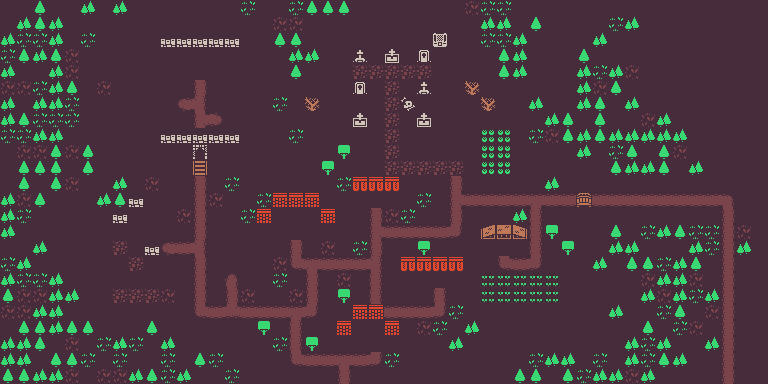

This game map was drawn from its Tiled (.tmx) file and the tilesets committed beside it. A one-line description and the trimmed map source follow:
An orthogonal 48x24 tile map with 16x16 px tiles, 4 tile layers (Ground, lootbox, GroundDeco, Overlay), 1 hidden layer not drawn and 2 objects.

<map version="1.10" tiledversion="1.11.2" orientation="orthogonal" renderorder="right-down" width="48" height="24" tilewidth="16" tileheight="16" infinite="0" nextlayerid="8" nextobjectid="6">
 <tileset firstgid="1" source="tileset_colored.tsx" />
 <layer id="5" name="Ground" width="48" height="24" locked="1">
  <data>[1152 cells, 1152 non-empty, 1 distinct tile ids]</data>
 </layer>
 <objectgroup id="6" name="portal" locked="1">
  <object id="3" x="337.573" y="368.78" width="12.7353" height="12.7765">
   <properties>
    <property name="portalName" value="01" />
    <property name="targetMap" value="02" />
    <property name="targetPortalName" value="01" />
   </properties>
  </object>
  <object id="5" x="721.727" y="370.168" width="12.4464" height="10.5104">
   <properties>
    <property name="portalName" value="02" />
    <property name="targetMap" value="03" />
    <property name="targetPortalName" value="01" />
   </properties>
  </object>
 </objectgroup>
 <layer id="7" name="lootbox" width="48" height="24" locked="1">
  <data>[1152 cells, 1 non-empty, 1 distinct tile ids]</data>
 </layer>
 <layer id="3" name="GroundDeco" width="48" height="24" locked="1">
  <data>[1152 cells, 160 non-empty, 8 distinct tile ids]</data>
 </layer>
 <layer id="4" name="Overlay" width="48" height="24">
  <data>[1152 cells, 282 non-empty, 18 distinct tile ids]</data>
 </layer>
 <layer id="2" name="Collision" width="48" height="24" visible="0" locked="1">
  <data>[1152 cells, 175 non-empty, 28 distinct tile ids]</data>
 </layer>
</map>
